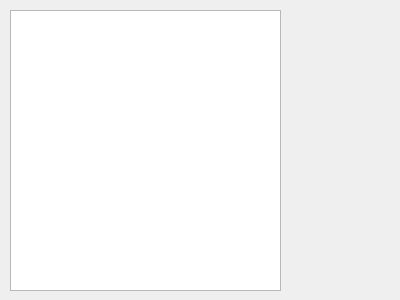
<?xml version="1.0" encoding="UTF-8"?>
<ui version="4.0">
 <class>SeatSelectionForm</class>
 <widget class="QWidget" name="SeatSelectionForm">
  <property name="geometry">
   <rect>
    <x>0</x>
    <y>0</y>
    <width>400</width>
    <height>300</height>
   </rect>
  </property>
  <property name="windowTitle">
   <string>Form</string>
  </property>
  <widget class="QGraphicsView" name="graphicsView">
   <property name="geometry">
    <rect>
     <x>10</x>
     <y>10</y>
     <width>271</width>
     <height>281</height>
    </rect>
   </property>
  </widget>
 </widget>
 <resources/>
 <connections/>
</ui>
